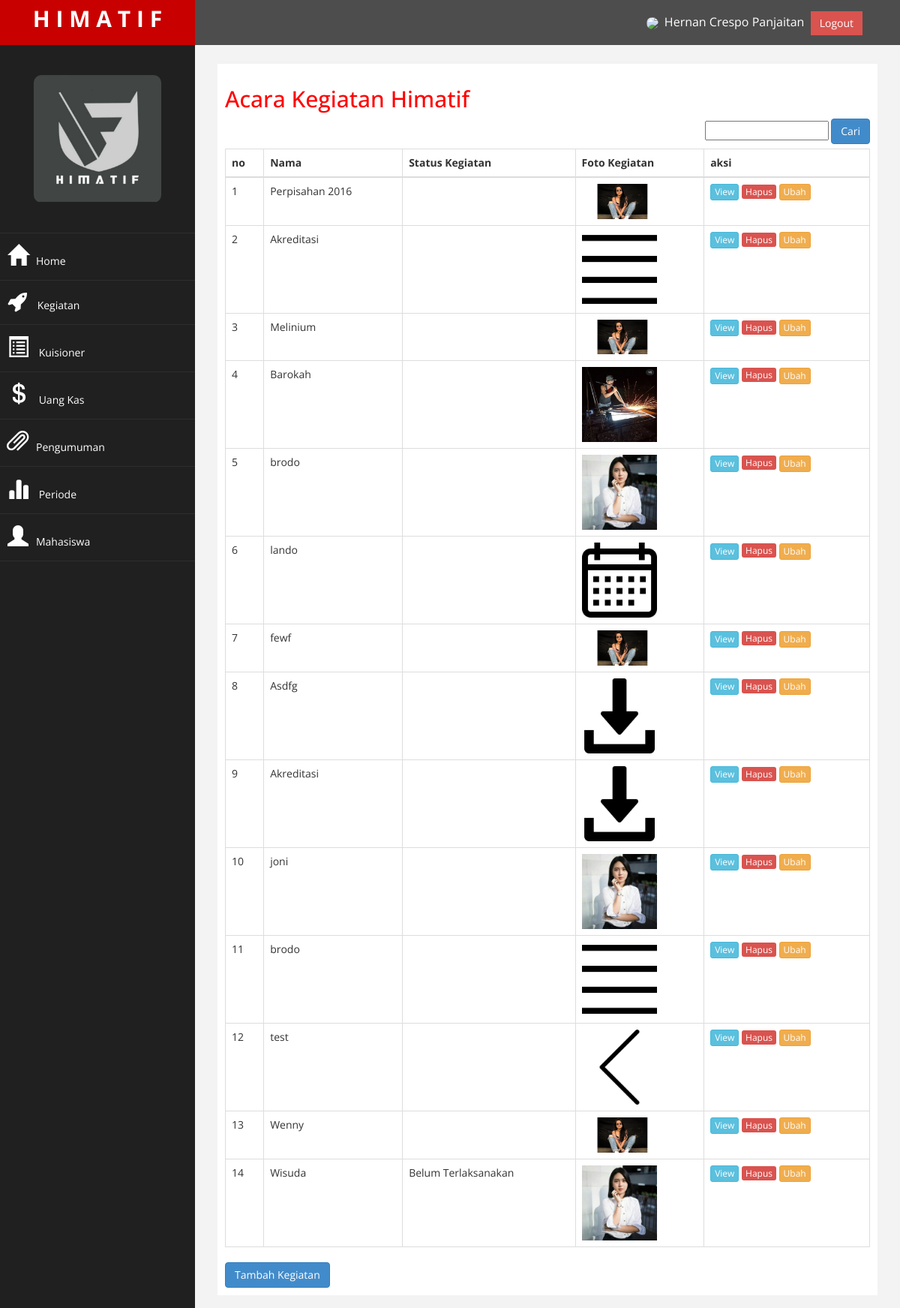
The page /Admin/index.php?halaman=kegiatan (signed in) on the database its author committed.
### tables this page shows
CREATE TABLE `kegiatan` (
  `kegiatan_id` int(11) NOT NULL,
  `bph_id` int(11) DEFAULT NULL,
  `periode_id` int(11) DEFAULT NULL,
  `nama_kegiatan` varchar(100) DEFAULT NULL,
  `waktu_kegiatan` date DEFAULT NULL,
  `tempat_kegiatan` varchar(100) DEFAULT NULL,
  `deskripsi_kegiatan` text,
  `foto_kegiatan` varchar(255) NOT NULL,
  `tanggal_berakhir` date NOT NULL,
  `status_kegiatan` varchar(100) NOT NULL
);

### Admin/kegiatan.php (the view)
<?php
include 'koneksi.php';
?>
<h2>Acara Kegiatan Himatif</h2>
<form action="index.php?halaman=carikegiatan" method="post" class="navbar-from navbar-right">
	<input type="text" name="keyword">
	<button class="btn btn-primary" name="cari_kegiatan">Cari</button>
</form>
<br></br>
<table class="table table-bordered">
	<thead>
		<tr>
			<th>no</th>
			<th>Nama</th>
			<th>Status Kegiatan</th>
			<th>Foto Kegiatan </th>
			<th>aksi</th>
		</tr>
	</thead>
	<tbody>
		<?php $nomor=1; ?>
		<?php $ambil=$koneksi->query("SELECT * FROM kegiatan"); ?>
		<?php while($pecah = $ambil->fetch_assoc()){ ?>
		<tr>
			<td><?php echo $nomor; ?></td>
			<td><?php echo $pecah['nama_kegiatan']; ?></td>
			<td><?php echo $pecah['status_kegiatan']; ?></td>
			<td>
				<img src="../foto_kegiatan/<?php echo $pecah['foto_kegiatan']; ?>" width="100">
			</td>
			<td>
				<a href="index.php?halaman=viewkegiatan&id=<?php echo $pecah['kegiatan_id']; ?>" class="btn btn-info btn-xs">View</a>
				<a href="index.php?halaman=hapuskegiatan&id=<?php echo $pecah['kegiatan_id']; ?>" class="btn-danger btn-xs">Hapus</a>
				<a href="index.php?halaman=ubahkegiatan&id=<?php echo $pecah['kegiatan_id']; ?>" class="btn btn-warning btn-xs">Ubah</a>
			</td>
		</tr>
		<?php $nomor++; ?>
		<?php }  ?>
	</tbody>
</table>
<a href="index.php?halaman=tambahkegiatan" class="btn btn-primary">Tambah Kegiatan</a>

### Admin/index.php (shortened to what this page needs)
<?php
include 'koneksi.php';
 ?>
<!DOCTYPE html>
<html xmlns="http://www.w3.org/1999/xhtml">
<head>
    <link href="assets/css/bootstrap.css" rel="stylesheet" />
    <link href="assets/css/font-awesome.css" rel="stylesheet" />
    <link href="assets/js/morris/morris-0.4.3.min.css" rel="stylesheet" />
    <link href="assets/css/custom.css" rel="stylesheet" />
</head>
<body>
    <div id="wrapper">
        <nav class="navbar navbar-default navbar-cls-top " role="navigation" style="margin-bottom: 0">
            <div class="navbar-header">
                <a class="navbar-brand" href="index.html">H I M A T I F</a>
            </div>
  <div style="color: white;
padding: 15px 50px 5px 50px;
float: right;
font-size: 16px;"><img src="../foto_mahasiswa/<?php echo $_SESSION['mahasiswa']['foto_mahasiswa'] ?>" class="img-circle" width="40px">&nbsp&nbsp<?php echo $_SESSION['mahasiswa']['nama']  ?> &nbsp<a href="index.php?halaman=logout" class="btn btn-danger square-btn-adjust">Logout</a> </div>
        </nav>
                <nav class="navbar-default navbar-side" role="navigation">
            <div class="sidebar-collapse">
                <ul class="nav" id="main-menu">
				<li class="text-center">
                    <a href="index.php"><img src="assets/img/himatif.png" class="user-image img-responsive"/></a>
					</li>
                    <li><a href="index.php"><i class="glyphicon glyphicon-home fa-2x"></i>Home</a></li>
                    <li><a href="index.php?halaman=kegiatan"><i class="fa fa-rocket fa-2x"></i> Kegiatan</a></li>
                    <li><a href="index.php?halaman=dash_kuisioner"><i class="glyphicon glyphicon-list-alt fa-2x"></i> Kuisioner</a></li>
                    <li><a href="index.php?halaman=uangkas"><i class="glyphicon glyphicon-usd fa-2x"></i> Uang Kas</a></li>
                    <li><a href="index.php?halaman=pengumuman"><i class="glyphicon glyphicon-paperclip fa-2x"></i>Pengumuman</a></li>
                     <li><a href="index.php?halaman=periode"><i class="glyphicon glyphicon-stats fa-2x"></i> Periode</a></li>
                     <li><a href="index.php?halaman=mahasiswa"><i class="glyphicon glyphicon-user fa-2x"></i>Mahasiswa</a></li>
                </ul>
            </div>
        </nav>
        <div id="page-wrapper" >
            <div id="page-inner">
                <?php
                if (isset($_GET['halaman']))
                {
                    if ($_GET['halaman']=="kegiatan")
                    {
                        include 'kegiatan.php';
                    }
                    elseif ($_GET['halaman']=="kuisioner")
                    {
                        include 'kuisioner.php';
                    }
                    elseif ($_GET['halaman']=="uangkas")
                    {
                        include 'uangkas.php';
                    }
                    elseif ($_GET['halaman']=="tambahkegiatan")
                    {
                        include 'tambahkegiatan.php';
                    }
                    elseif ($_GET['halaman']=="pengumuman")
                    {
                        include 'pengumuman.php';
                    }
                     elseif ($_GET['halaman']=="hapuspengumuman")
                    {
                        include 'hapuspengumuman.php';
                    }
                    elseif ($_GET['halaman']=="ubahpengumuman")
                    {
                        include 'ubahpengumuman.php';
                    }
                    elseif ($_GET['halaman']=="tambahpengumuman")
                    {
                        include 'tambahpengumuman.php';
                    }
                    elseif ($_GET['halaman']=="hapuskegiatan")
                    {
                        include 'hapuskegiatan.php';
                    }
                    elseif ($_GET['halaman']=="ubahkegiatan")
                    {
                        include 'ubahkegiatan.php';
                    }
                     elseif ($_GET['halaman']=="viewkegiatan")
                    {
                        include 'viewkegiatan.php';
                    }
                     elseif ($_GET['halaman']=="hapuskuisioner")
                    {
                        include 'hapuskuisioner.php';
                    }
                     elseif ($_GET['halaman']=="tambahkuisioner")
                    {
                        include 'tambahkuisioner.php';
                    }
                     elseif ($_GET['halaman']=="ubahkuisioner")
                    {
                        include 'ubahkuisioner.php';
                    }
                    elseif ($_GET['halaman']=="logout")
                    {
                        include 'logout.php';
                    }
                     elseif ($_GET['halaman']=="periode")
                    {
                        include 'periode.php';
                    }
                     elseif ($_GET['halaman']=="mahasiswa")
                    {
                        include 'mahasiswa.php';
                    }
                    elseif ($_GET['halaman']=="ubahperiode")
                    {
                        include 'ubahperiode.php';
                    }
                    elseif ($_GET['halaman']=="hapusperiode")
                    {
                        include 'hapusperiode.php';
                    }
                     elseif ($_GET['halaman']=="tambahperiode")
                    {
                        include 'tambahperiode.php';
                    }
                     elseif ($_GET['halaman']=="tambahmahasiswa")
                    {
                        include 'tambahmahasiswa.php';
                    }
                     elseif ($_GET['halaman']=="ubahmahasiswa")
                    {
                        include 'ubahmahasiswa.php';
                    }
                    elseif ($_GET['halaman']=="viewmahasiswa")
                    {
                        include 'viewmahasiswa.php';
                    }
                    elseif ($_GET['halaman']=="hapusmahasiswa")
                    {
                        include 'hapusmahasiswa.php';
                    }
                     elseif ($_GET['halaman']=="detailkuisioner")
                    {
                        include 'detailkuisioner.php';
                    }
                     elseif ($_GET['halaman']=="dash_kuisioner")
                    {
                        include 'dash_kuisioner.php';
                    }
                     elseif ($_GET['halaman']=="hapusuangkas")
                    {
                        include 'hapusuangkas.php';
                    }
                     elseif ($_GET['halaman']=="ubahuangkas")
                    {
                        include 'ubahuangkas.php';
                    }
                    elseif ($_GET['halaman']=="tambahuangkas")
                    {
                        include 'tambahuangkas.php';
                    }
                    elseif ($_GET['halaman']=="pencarian")
                    {
                        include 'pencarian.php';
                    }
                    elseif ($_GET['halaman']=="detailuang")
                    {
                        include 'detailuang.php';
                    }
                    elseif ($_GET['halaman']=="carikegiatan")
                    {
                        include 'carikegiatan.php';
                    }
                    elseif ($_GET['halaman']=="viewpengumuman")
                    {
                        include 'viewpengumuman.php';
                    }
                    elseif ($_GET['halaman']=="detailperiode")
                    {
                        include 'detailperiode.php';
                    }
                    elseif ($_GET['halaman']=="tambahpengurus")
                    {
                        include 'tambahpengurus.php';
                    }
                    elseif ($_GET['halaman']=="hapusbph")
                    {
                        include 'hapusbph.php';
                    }
                }
                else
                {
                    include 'home.php';
                }
                ?>
            </div>
            </div>
        </div>
</body>
</html>

### Admin/assets/css/custom.css (style rules this page uses)
body { font-family: 'Open Sans', sans-serif; }
#wrapper { width: 100%; background:#202020; }
#page-wrapper { padding: 15px 15px; min-height: 600px; background:#F3F3F3; }
#page-inner { width:100%; margin:10px 20px 10px 0px; background-color:#fff!important; padding:10px; min-height:1200px; }
.text-center { text-align:center; }
h2 { color: #f00; }
.square-btn-adjust { border: 0px solid transparent; -webkit-border-radius: 0px; -moz-border-radius: 0px; border-radius: 0px; }
.user-image { margin: 25px auto; -webkit-border-radius: 10px; -moz-border-radius: 10px; border-radius: 10px; max-height:170px; max-width:170px; }
.navbar-cls-top .navbar-brand { color: #fff; background: #C90000; width: 260px; text-align: center; height: 60px; font-size: 30px; font-weight: 700; }
.sidebar-collapse , .sidebar-collapse .nav { background:none; }
.sidebar-collapse .nav { padding:0; }
.sidebar-collapse .nav > li > a { color:#fff; background:#202020; text-shadow:none; }
.sidebar-collapse > .nav > li > a { padding:15px 10px; }
.sidebar-collapse > .nav > li { border-bottom: 1px solid rgba(107, 108, 109, 0.19); }
.navbar-side { border:none; background-color: #202020; }
.navbar-cls-top { background:#4D4D4D; border-bottom:none; }
.navbar-default { border:0px solid black; }
.navbar-header { background: #A70303; }
.nav > li > a > i { margin-right:10px; }
@media (min-width:768px) { #page-wrapper { margin: 0 0 0 260px; padding: 15px 30px; min-height: 1200px; } }
@media (min-width:768px) { .navbar-side { z-index: 1; position: absolute; width: 260px; } }
@media (min-width:768px) { .navbar { border-radius: 0px; } }

### rows shown on the page
kegiatan: nama_kegiatan "Perpisahan 2016", foto_kegiatan (picture)
kegiatan: nama_kegiatan "Akreditasi", foto_kegiatan (picture)
kegiatan: nama_kegiatan "Melinium", foto_kegiatan (picture)
kegiatan: nama_kegiatan "Barokah", foto_kegiatan (picture)
kegiatan: nama_kegiatan "brodo", foto_kegiatan (picture)
kegiatan: nama_kegiatan "lando", foto_kegiatan (picture)
kegiatan: nama_kegiatan "fewf", foto_kegiatan (picture)
kegiatan: nama_kegiatan "Asdfg", foto_kegiatan (picture)
kegiatan: nama_kegiatan "Akreditasi", foto_kegiatan (picture)
kegiatan: nama_kegiatan "joni", foto_kegiatan (picture)
kegiatan: nama_kegiatan "brodo", foto_kegiatan (picture)
kegiatan: nama_kegiatan "test", foto_kegiatan (picture)
kegiatan: nama_kegiatan "Wenny", foto_kegiatan (picture)
kegiatan: nama_kegiatan "Wisuda", status_kegiatan "Belum Terlaksanakan", foto_kegiatan (picture)

### other values the page prints
$_SESSION['mahasiswa']['nama'] "Hernan Crespo Panjaitan"
